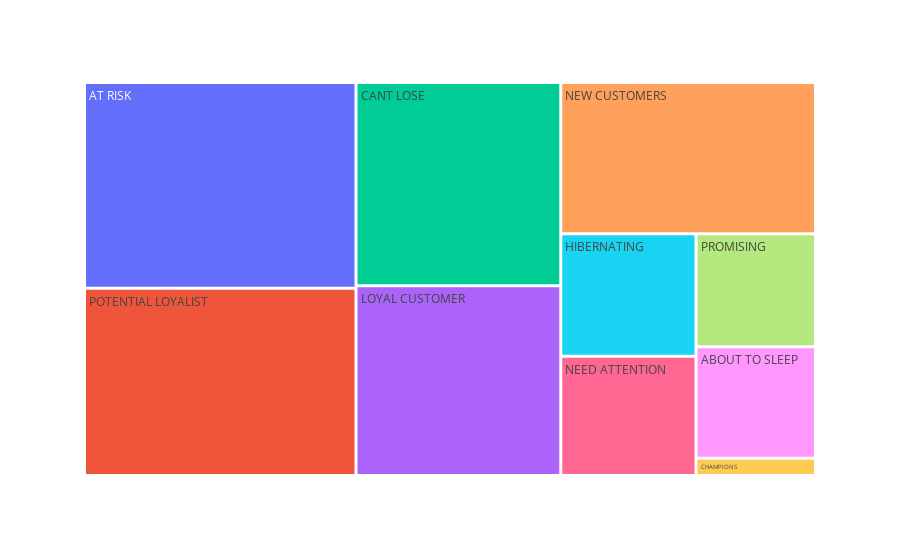

The code cell stored with this chart in its notebook:
### Code cell
rfm_treemap = visuals.rfm_treemap()
rfm_treemap
plt.savefig('rfm_treemap.png')

### Figure 1 — Plotly figure (JSON) as saved in the notebook; plotly's stock layout.template omitted (floating-point values rounded to 4 significant figures)
{"data": [{"branchvalues": "total", "domain": {"x": [0, 1], "y": [0, 1]}, "hovertemplate": "labels=%{label}<br>RFM_SCORE=%{value}<br>parent=%{parent}<br>id=%{id}<extra></extra>", "ids": ["ABOUT TO SLEEP", "AT RISK", "CANT LOSE", "CHAMPIONS", "HIBERNATING", "LOYAL CUSTOMER", "NEED ATTENTION", "NEW CUSTOMERS", "POTENTIAL LOYALIST", "PROMISING"], "labels": ["ABOUT TO SLEEP", "AT RISK", "CANT LOSE", "CHAMPIONS", "HIBERNATING", "LOYAL CUSTOMER", "NEED ATTENTION", "NEW CUSTOMERS", "POTENTIAL LOYALIST", "PROMISING"], "name": "", "parents": ["", "", "", "", "", "", "", "", "", ""], "type": "treemap", "values": [91, 381, 284, 14, 113, 265, 110, 263, 347, 92]}], "layout": {"legend": {"tracegroupgap": 0}, "margin": {"t": 60}, "paper_bgcolor": "rgba(0,0,0,0)", "plot_bgcolor": "rgba(0,0,0,0)"}}
